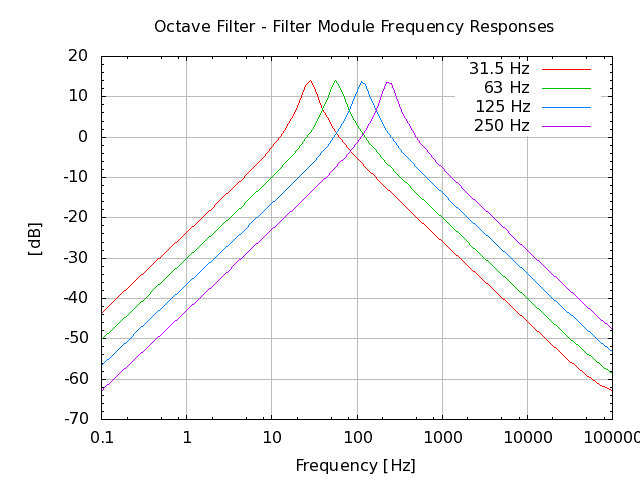

Recreate this plot in gnuplot.
# setup terminal
set term png

# setup graph
set output "26.000.00.00.01.png"
set title "Octave Filter - Filter Module Frequency Responses"

# setup Y-axis
set grid ytics lt 1 lw 1 lc rgb "#bbbbbb"
set mytics
set ylabel "[dB]"

#setup X-axis
set logscale x 10
set grid xtics lt 1 lw 1 lc rgb "#bbbbbb"
set xlabel "Frequency [Hz]"

# setup plot style
set style data lines
plot '26.000.00.02.05.dat' using 1:2 title "31.5 Hz", \
     '26.000.00.02.16.dat' using 1:2 title "63 Hz", \
     '26.000.00.02.27.dat' using 1:2 title "125 Hz", \
     '26.007.00.52.01.dat' using 1:2 title "250 Hz"

# set output back to default
set output

# reset terminal type
set terminal pop

